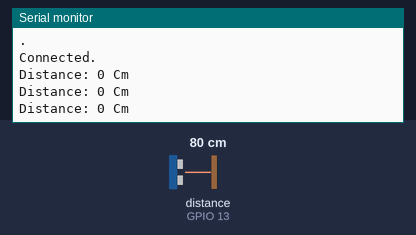
The sketch below on a simulated ESP8266 (NodeMCU). On the bench: the last lines printed to the serial monitor. The test bench sets the inputs (shaded band); at power-on: distance to the obstacle (sensor on GPIO 13) 80 cm. The echo pulse lasts 58.3 µs per cm; WiFi joins after 1.5 s; servers stay silent unless stated.

Above: at 6.2 s.
6.3 s: distance to the obstacle (sensor on GPIO 13) set to 2 cm
At 6.98 s:
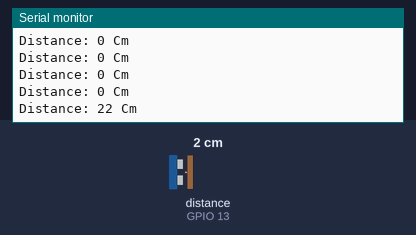
7.8 s: distance to the obstacle (sensor on GPIO 13) set to 4 cm
At 8.18 s:
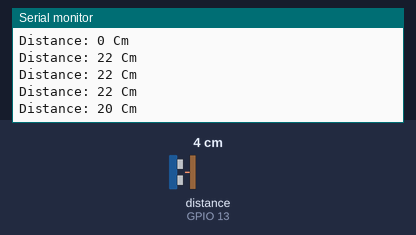
Timing chart, 0 to 10.8 s (numbered marks = the images above; inputs shaded):
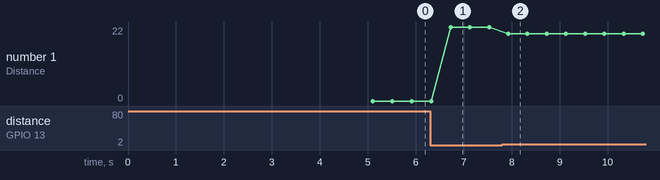

Measured:
- after the input at 6.3 s, the serial monitor: prints a new line after 0.43 s (image 1)
- after the input at 7.8 s, the serial monitor: prints a new line after 0.13 s (image 2)
- plotted number 1: 0 → 22 after the input at 6.3 s, 22 → 20 after the input at 7.8 s

The sketch:

Smart_Dustbin.ino
```cpp
#include "ThingSpeak.h"
#include <ESP8266WiFi.h>
#include <Wire.h>

int corrector = 0;
int trigger = 15;
int echo = 13;
float floodHeight, distance, height;
long duration;
const float floodThreshold = 24.5;

//----------- Enter you Wi-Fi Details---------//
char ssid[] = "Virus#404"; //SSID
char pass[] = "password1"; // Password
//-------------------------------------------//

WiFiClient  client;
unsigned long myChannelField = 2125130; // Channel ID
const int ChannelField = 1; // Which channel to write data
const char * myWriteAPIKey = "8G4IL36HH1UYH6SI"; // Your write API Key


void setup(){
  Serial.begin(115200);
  WiFi.mode(WIFI_STA);
  ThingSpeak.begin(client);
  Wire.begin();
  pinMode(trigger,OUTPUT);
  pinMode(echo,INPUT);
}

void loop(){

  if (WiFi.status() != WL_CONNECTED)
  {
    Serial.print("Attempting to connect to SSID: ");
    Serial.println(ssid);
    while (WiFi.status() != WL_CONNECTED)
    {
      WiFi.begin(ssid, pass);
      Serial.print(".");
      delay(5000);
    }
    Serial.println("\nConnected.");
  }


  digitalWrite(trigger,LOW);
  delayMicroseconds(2);
  digitalWrite(trigger,HIGH);
  delayMicroseconds(10);
  digitalWrite(trigger,LOW);
  duration = pulseIn(echo,HIGH);
  distance = duration*(0.0176);
  delay(100);

  int sensorHeight = 0;
  floodHeight = (floodThreshold-(sensorHeight + distance));
  corrector = floodHeight;
  if(corrector<0)
  corrector = 0;
  Serial.print("Distance: ");
  Serial.print(corrector);
  Serial.println(" Cm");
  ThingSpeak.writeField(myChannelField, ChannelField, corrector, myWriteAPIKey);
}
```
